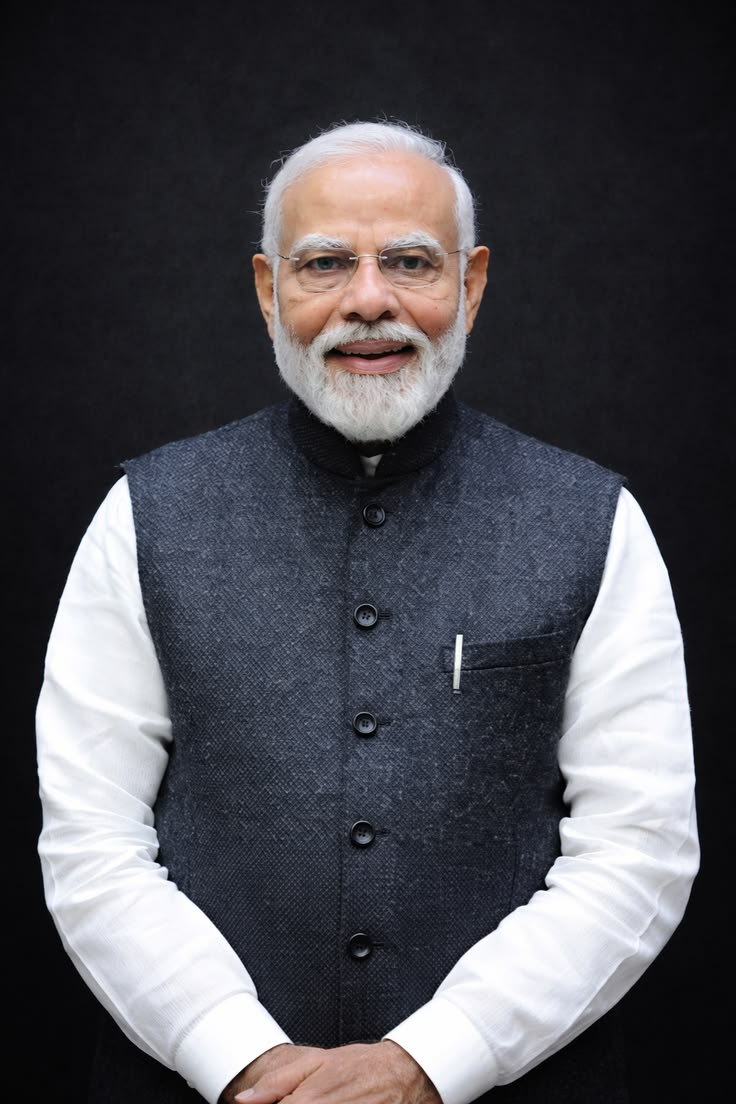
#> input picture Phase2/Modi.jpg, 736 x 1104 px
$ python flip.py
#> lines starting #> are read from the running program, lines starting #| are printed output that depends on the picture
import cv2

image = cv2.imread("Modi.jpg")
#> image is the input picture: shape (1104, 736, 3); mean B, G, R 83.9, 78, 78.8

if image is None:
    print("Could not open or find the image")
else:
    flipped_horizontal = cv2.flip(image, 1)
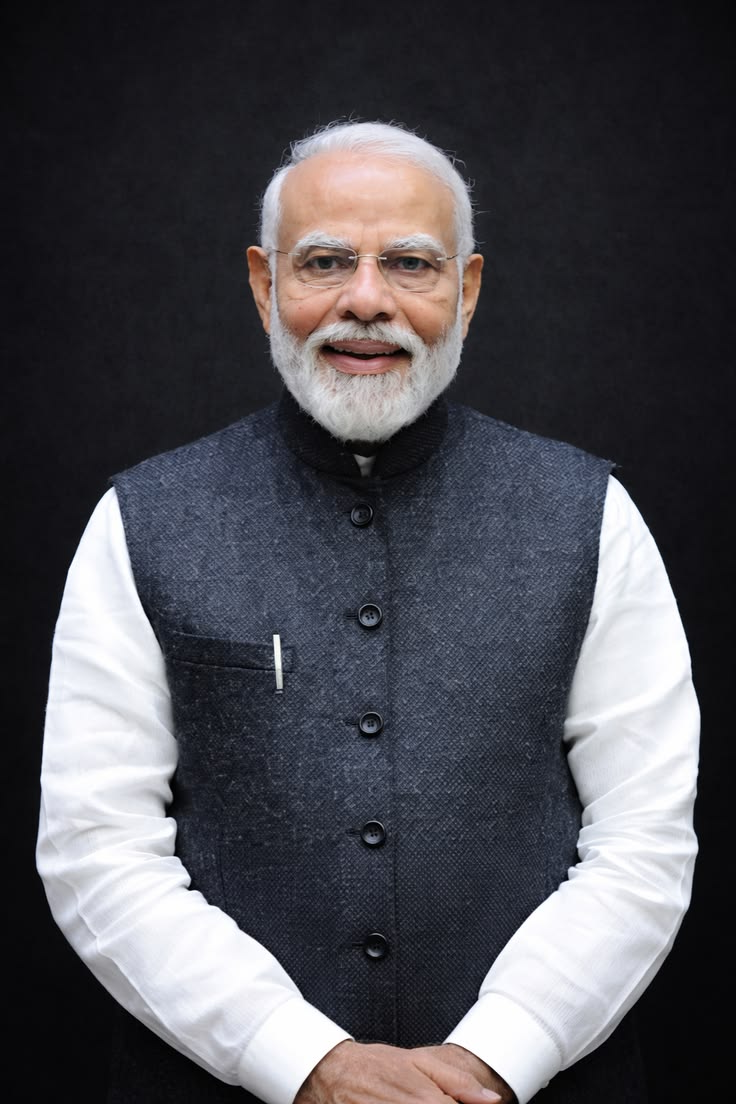
#> flipped_horizontal: shape (1104, 736, 3); mean B, G, R 83.9, 78, 78.8
    flipped_vertical = cv2.flip(image, 0)
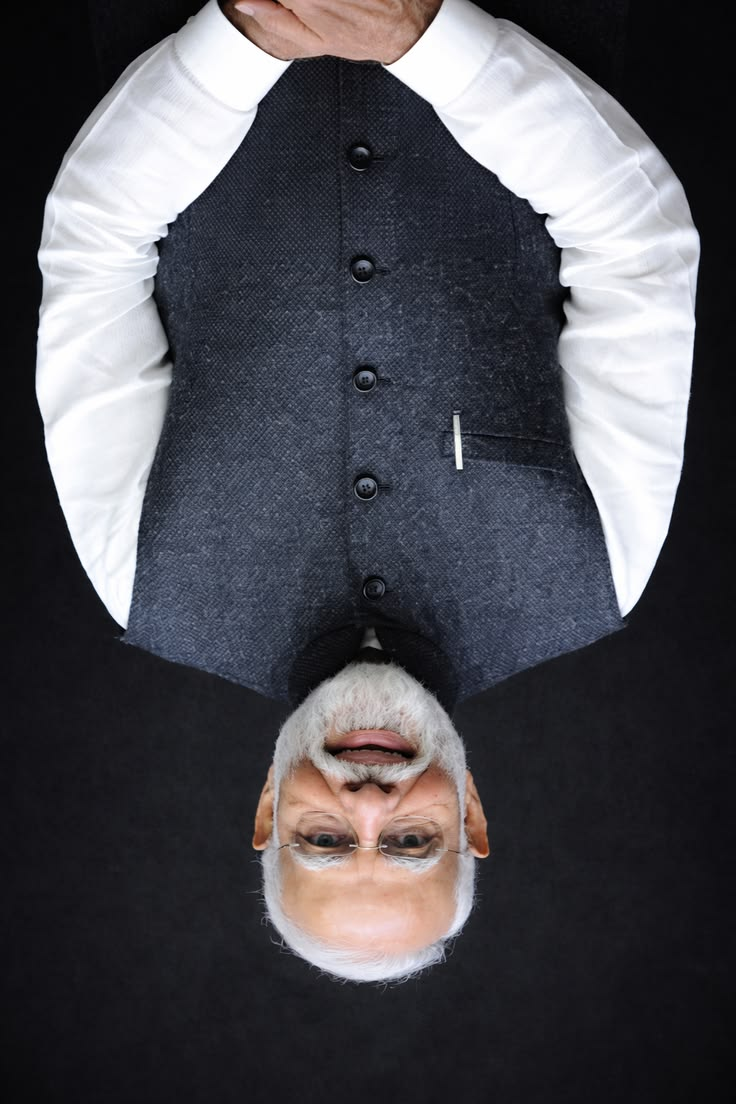
#> flipped_vertical: shape (1104, 736, 3); mean B, G, R 83.9, 78, 78.8
    flipped_both = cv2.flip(image, -1)
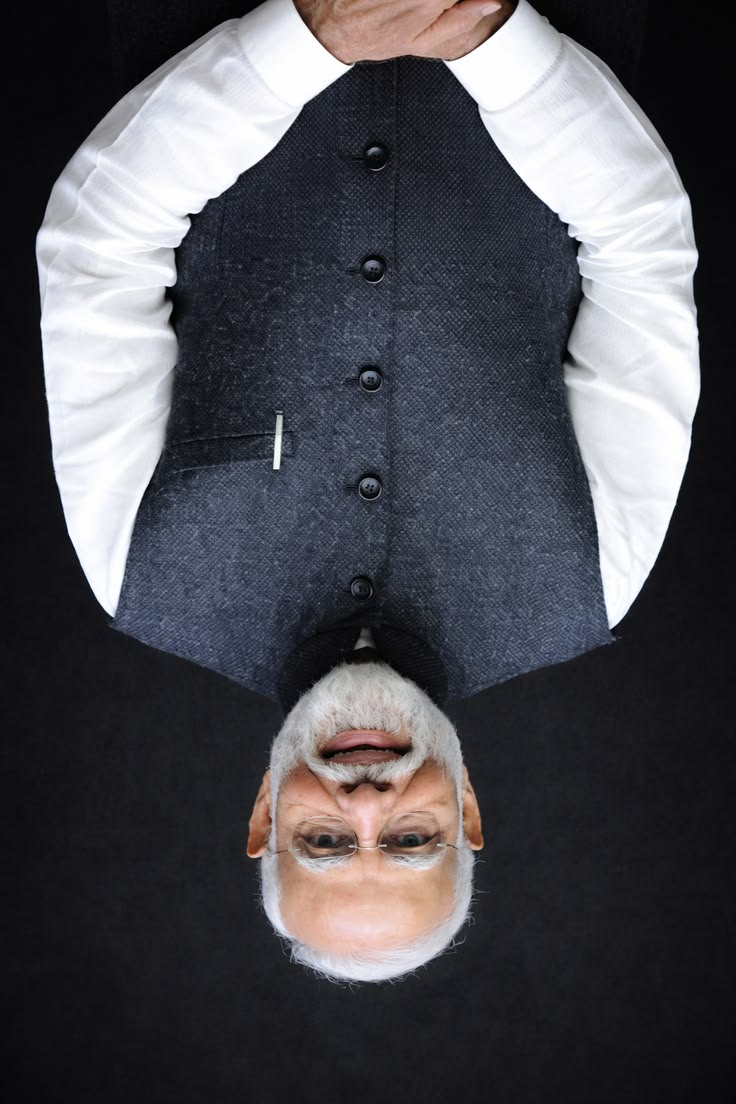
#> flipped_both: shape (1104, 736, 3); mean B, G, R 83.9, 78, 78.8
    cv2.imshow("Original", image)
    cv2.imshow("flipped_horizontal",flipped_horizontal)
    cv2.imshow("flipped_vertical",flipped_vertical)
    cv2.imshow("flipped_both",flipped_both)
    cv2.waitKey(0)
    cv2.destroyAllWindows()
